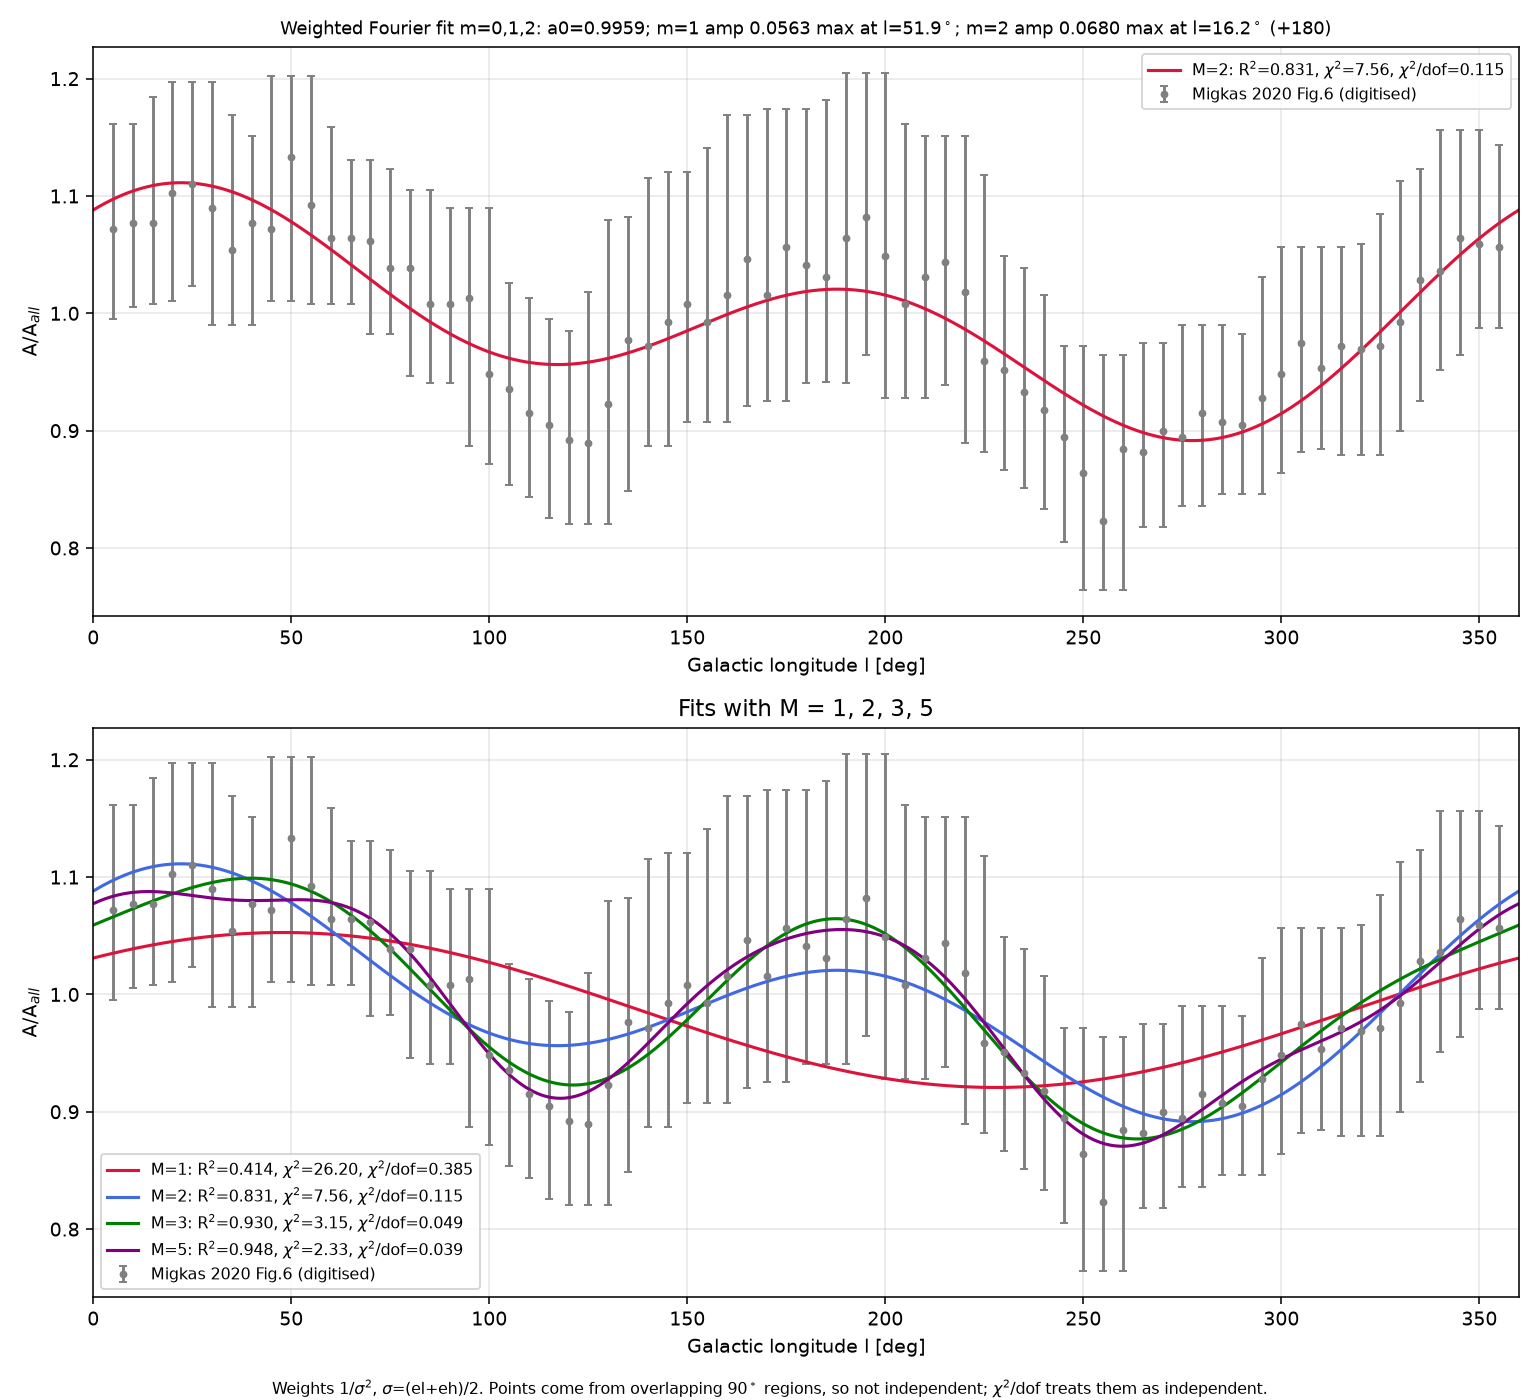

Write Python code to recreate this figure.
# Naive truncated Fourier fit of Migkas et al. 2020 Fig.6 A/A_all vs Galactic longitude (71 points, 5 deg step).
# Weights 1/sigma^2 with sigma = mean of asymmetric errors (el+eh)/2. Model: a0 + sum_{m=1..M} [a_m cos(m l) + b_m sin(m l)].
# NOTE: the 71 points come from overlapping 90-deg-wide regions (Migkas Sect.5.2), so they are not independent;
# chi2/dof and AIC/BIC below treat them as independent, as a naive fit does.
import numpy as np,matplotlib,json;matplotlib.use('Agg');import matplotlib.pyplot as plt
d=np.genfromtxt('/workspace/cosmology/migkas/fig6_digitized.csv',delimiter=',',names=True);l,y=d['l_deg'],d['A_over_Aall'];el,eh=d['A_err_low'],d['A_err_high']
s=(el+eh)/2;w=1/s**2;L=np.radians(l);n=len(l)
def X(M,LL):return np.stack([np.ones_like(LL)]+sum([[np.cos(k*LL),np.sin(k*LL)] for k in range(1,M+1)],[]),1)
def fit(M):
  A=X(M,L);co=np.linalg.solve(A.T@(A*w[:,None]),A.T@(w*y));r=y-A@co;chi=float((w*r*r).sum())
  ybar=(w*y).sum()/w.sum();R2=1-chi/float((w*(y-ybar)**2).sum());k=2*M+1
  return co,chi,R2,k,chi+2*k,chi+k*np.log(n)
rows=[];res={}
for M in range(1,9):
  co,chi,R2,k,aic,bic=fit(M);res[M]=co;rows.append(dict(M=M,k=k,chi2=chi,dof=n-k,chi2_dof=chi/(n-k),R2w=R2,AIC=aic,BIC=bic))
a0=min(r['AIC'] for r in rows);b0=min(r['BIC'] for r in rows)
for r in rows:r['dAIC']=r['AIC']-a0;r['dBIC']=r['BIC']-b0;print({k:(round(v,3) if isinstance(v,float) else v) for k,v in r.items()})
co=res[2];coef={'a0':float(co[0])}
for m in (1,2):
  a,b=co[2*m-1],co[2*m];amp=np.hypot(a,b);ph=np.degrees(np.arctan2(b,a))%360
  coef['m%d'%m]={'amp':float(amp),'phase_deg_of_max':float(ph/m),'a':float(a),'b':float(b)}
print('M=2',coef);json.dump({'table':rows,'M2_coeffs':coef},open('A_fourier_naive_fit.json','w'),indent=1)
g=np.linspace(0,360,721);G=np.radians(g);fig,ax=plt.subplots(2,1,figsize=(11,10))
for a,Ms in zip(ax,[[2],[1,2,3,5]]):
  a.errorbar(l,y,yerr=[el,eh],fmt='o',color='gray',ms=3,capsize=2,label='Migkas 2020 Fig.6 (digitised)')
  for M,c in zip(Ms,['crimson','royalblue','green','purple'] if len(Ms)>1 else ['crimson']):
    r=rows[M-1];a.plot(g,X(M,G)@res[M],color=c,lw=1.6,label='M=%d: R$^2$=%.3f, $\\chi^2$=%.2f, $\\chi^2$/dof=%.3f'%(M,r['R2w'],r['chi2'],r['chi2_dof']))
  a.set(xlabel='Galactic longitude l [deg]',ylabel='A/A$_{all}$',xlim=(0,360));a.grid(alpha=.3);a.legend(fontsize=8)
c1,c2=coef['m1'],coef['m2']
ax[0].set_title('Weighted Fourier fit m=0,1,2: a0=%.4f; m=1 amp %.4f max at l=%.1f$^\\circ$; m=2 amp %.4f max at l=%.1f$^\\circ$ (+180)'%(coef['a0'],c1['amp'],c1['phase_deg_of_max'],c2['amp'],c2['phase_deg_of_max']),fontsize=9)
ax[1].set_title('Fits with M = 1, 2, 3, 5')
fig.text(.5,.004,'Weights 1/$\\sigma^2$, $\\sigma$=(el+eh)/2. Points come from overlapping 90$^\\circ$ regions, so not independent; $\\chi^2$/dof treats them as independent.',ha='center',fontsize=8)
plt.tight_layout(rect=[0,.015,1,1]);plt.savefig('A_fourier_naive_fit.png',dpi=140)
